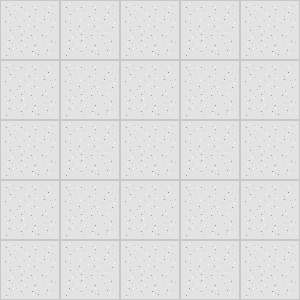

This game map was drawn from its Tiled (.tmx) file and the tilesets committed beside it. A one-line description and the full map source follow:
An orthogonal 5x5 tile map with 60x60 px tiles, 3 tile layers (Hidden Traps, Floor, Objects).

<map version="1.2" tiledversion="1.2.2" orientation="orthogonal" renderorder="right-down" width="5" height="5" tilewidth="60" tileheight="60" infinite="0" nextlayerid="4" nextobjectid="1">
 <tileset firstgid="1" source="../data/objects.tsx" />
 <layer id="3" name="Hidden Traps" width="5" height="5">
  <data encoding="csv">
0,0,0,0,0,
0,0,0,0,0,
0,0,0,0,0,
0,0,0,0,0,
0,0,0,0,0
</data>
 </layer>
 <layer id="1" name="Floor" width="5" height="5">
  <data encoding="csv">
2,2,2,2,2,
2,2,2,2,2,
2,2,2,2,2,
2,2,2,2,2,
2,2,2,2,2
</data>
 </layer>
 <layer id="2" name="Objects" width="5" height="5">
  <data encoding="csv">
0,0,0,0,0,
0,0,0,0,0,
0,0,0,0,0,
0,0,0,0,0,
0,0,0,0,0
</data>
 </layer>
</map>
